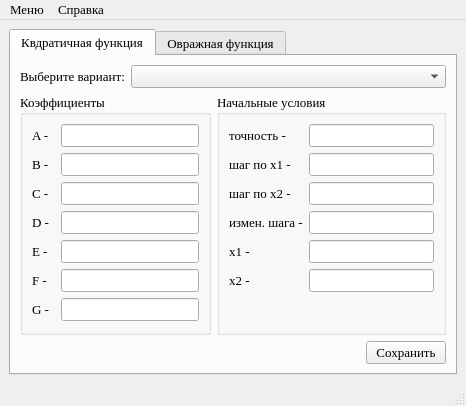
<?xml version="1.0" encoding="UTF-8"?>
<ui version="4.0">
 <class>MainWindow</class>
 <widget class="QMainWindow" name="MainWindow">
  <property name="geometry">
   <rect>
    <x>0</x>
    <y>0</y>
    <width>466</width>
    <height>399</height>
   </rect>
  </property>
  <property name="font">
   <font>
    <family>Times New Roman</family>
    <pointsize>10</pointsize>
   </font>
  </property>
  <property name="windowTitle">
   <string>Методы оптимизации 2010 - задание вариантов</string>
  </property>
  <property name="windowIcon">
   <iconset resource="data.qrc">
    <normaloff>:/icon/icon.bmp</normaloff>:/icon/icon.bmp</iconset>
  </property>
  <widget class="QWidget" name="centralwidget">
   <layout class="QGridLayout" name="gridLayout">
    <item row="0" column="0">
     <widget class="QTabWidget" name="tabWidget">
      <property name="currentIndex">
       <number>0</number>
      </property>
      <widget class="QWidget" name="quadFunction">
       <attribute name="title">
        <string>Квдратичная функция</string>
       </attribute>
       <layout class="QGridLayout" name="gridLayout_8">
        <item row="0" column="0">
         <layout class="QGridLayout" name="gridLayout_7">
          <item row="0" column="0" colspan="2">
           <layout class="QHBoxLayout" name="horizontalLayout" stretch="0,1">
            <item>
             <widget class="QLabel" name="label">
              <property name="text">
               <string>Выберите вариант:</string>
              </property>
             </widget>
            </item>
            <item>
             <widget class="QComboBox" name="comboBox"/>
            </item>
           </layout>
          </item>
          <item row="1" column="0">
           <widget class="QGroupBox" name="quadKoef">
            <property name="title">
             <string>Коэффициенты</string>
            </property>
            <layout class="QGridLayout" name="gridLayout_4">
             <item row="0" column="0">
              <layout class="QVBoxLayout" name="verticalLayout_3">
               <item>
                <layout class="QGridLayout" name="gridLayout_2" rowstretch="1,1,1,1,1,1,1" columnstretch="1,6">
                 <item row="0" column="0">
                  <widget class="QLabel" name="label_2">
                   <property name="text">
                    <string>A -</string>
                   </property>
                  </widget>
                 </item>
                 <item row="0" column="1">
                  <widget class="QLineEdit" name="a">
                   <property name="text">
                    <string/>
                   </property>
                  </widget>
                 </item>
                 <item row="1" column="0">
                  <widget class="QLabel" name="label_3">
                   <property name="text">
                    <string>B -</string>
                   </property>
                  </widget>
                 </item>
                 <item row="1" column="1">
                  <widget class="QLineEdit" name="b">
                   <property name="text">
                    <string/>
                   </property>
                  </widget>
                 </item>
                 <item row="2" column="0">
                  <widget class="QLabel" name="label_4">
                   <property name="text">
                    <string>C -</string>
                   </property>
                  </widget>
                 </item>
                 <item row="2" column="1">
                  <widget class="QLineEdit" name="c">
                   <property name="text">
                    <string/>
                   </property>
                  </widget>
                 </item>
                 <item row="3" column="0">
                  <widget class="QLabel" name="label_5">
                   <property name="text">
                    <string>D -</string>
                   </property>
                  </widget>
                 </item>
                 <item row="3" column="1">
                  <widget class="QLineEdit" name="d">
                   <property name="text">
                    <string/>
                   </property>
                  </widget>
                 </item>
                 <item row="4" column="0">
                  <widget class="QLabel" name="label_6">
                   <property name="text">
                    <string>E -</string>
                   </property>
                  </widget>
                 </item>
                 <item row="4" column="1">
                  <widget class="QLineEdit" name="e">
                   <property name="text">
                    <string/>
                   </property>
                  </widget>
                 </item>
                 <item row="5" column="0">
                  <widget class="QLabel" name="label_7">
                   <property name="text">
                    <string>F -</string>
                   </property>
                  </widget>
                 </item>
                 <item row="5" column="1">
                  <widget class="QLineEdit" name="f">
                   <property name="text">
                    <string/>
                   </property>
                  </widget>
                 </item>
                 <item row="6" column="0">
                  <widget class="QLabel" name="label_8">
                   <property name="text">
                    <string>G -</string>
                   </property>
                  </widget>
                 </item>
                 <item row="6" column="1">
                  <widget class="QLineEdit" name="g">
                   <property name="text">
                    <string/>
                   </property>
                  </widget>
                 </item>
                </layout>
               </item>
               <item>
                <spacer name="verticalSpacer_3">
                 <property name="orientation">
                  <enum>Qt::Vertical</enum>
                 </property>
                 <property name="sizeHint" stdset="0">
                  <size>
                   <width>20</width>
                   <height>40</height>
                  </size>
                 </property>
                </spacer>
               </item>
              </layout>
             </item>
            </layout>
           </widget>
          </item>
          <item row="1" column="1">
           <widget class="QGroupBox" name="quadSimpleCon">
            <property name="title">
             <string>Начальные условия</string>
            </property>
            <layout class="QGridLayout" name="gridLayout_6">
             <item row="0" column="0">
              <layout class="QVBoxLayout" name="verticalLayout_4">
               <item>
                <layout class="QGridLayout" name="gridLayout_5" rowstretch="1,1,1,1,1,1" columnstretch="1,5">
                 <item row="0" column="0">
                  <widget class="QLabel" name="label_9">
                   <property name="text">
                    <string>точность -</string>
                   </property>
                  </widget>
                 </item>
                 <item row="0" column="1">
                  <widget class="QLineEdit" name="accuracy">
                   <property name="text">
                    <string/>
                   </property>
                  </widget>
                 </item>
                 <item row="1" column="0">
                  <widget class="QLabel" name="label_10">
                   <property name="text">
                    <string>шаг по х1 -</string>
                   </property>
                  </widget>
                 </item>
                 <item row="1" column="1">
                  <widget class="QLineEdit" name="stepx1">
                   <property name="text">
                    <string/>
                   </property>
                  </widget>
                 </item>
                 <item row="2" column="0">
                  <widget class="QLabel" name="label_11">
                   <property name="text">
                    <string>шаг по х2 -</string>
                   </property>
                  </widget>
                 </item>
                 <item row="2" column="1">
                  <widget class="QLineEdit" name="stepx2">
                   <property name="text">
                    <string/>
                   </property>
                  </widget>
                 </item>
                 <item row="3" column="0">
                  <widget class="QLabel" name="label_12">
                   <property name="text">
                    <string>измен. шага -</string>
                   </property>
                  </widget>
                 </item>
                 <item row="3" column="1">
                  <widget class="QLineEdit" name="stepChange">
                   <property name="text">
                    <string/>
                   </property>
                  </widget>
                 </item>
                 <item row="4" column="0">
                  <widget class="QLabel" name="label_13">
                   <property name="text">
                    <string>х1 -</string>
                   </property>
                  </widget>
                 </item>
                 <item row="4" column="1">
                  <widget class="QLineEdit" name="x1">
                   <property name="text">
                    <string/>
                   </property>
                  </widget>
                 </item>
                 <item row="5" column="0">
                  <widget class="QLabel" name="label_14">
                   <property name="text">
                    <string>х2 -</string>
                   </property>
                  </widget>
                 </item>
                 <item row="5" column="1">
                  <widget class="QLineEdit" name="x2">
                   <property name="text">
                    <string/>
                   </property>
                  </widget>
                 </item>
                </layout>
               </item>
               <item>
                <spacer name="verticalSpacer_4">
                 <property name="orientation">
                  <enum>Qt::Vertical</enum>
                 </property>
                 <property name="sizeHint" stdset="0">
                  <size>
                   <width>20</width>
                   <height>40</height>
                  </size>
                 </property>
                </spacer>
               </item>
              </layout>
             </item>
            </layout>
           </widget>
          </item>
          <item row="2" column="0" colspan="2">
           <layout class="QHBoxLayout" name="horizontalLayout_3">
            <item>
             <spacer name="horizontalSpacer">
              <property name="orientation">
               <enum>Qt::Horizontal</enum>
              </property>
              <property name="sizeHint" stdset="0">
               <size>
                <width>40</width>
                <height>20</height>
               </size>
              </property>
             </spacer>
            </item>
            <item>
             <widget class="QPushButton" name="save_button">
              <property name="text">
               <string>Сохранить</string>
              </property>
             </widget>
            </item>
           </layout>
          </item>
         </layout>
        </item>
       </layout>
      </widget>
      <widget class="QWidget" name="ravinFunction">
       <attribute name="title">
        <string>Овражная функция</string>
       </attribute>
       <layout class="QGridLayout" name="gridLayout_13">
        <item row="0" column="0">
         <layout class="QGridLayout" name="gridLayout_12">
          <item row="0" column="0" colspan="2">
           <layout class="QHBoxLayout" name="horizontalLayout_2" stretch="0,1">
            <item>
             <widget class="QLabel" name="label_15">
              <property name="text">
               <string>Выберите вариант:</string>
              </property>
             </widget>
            </item>
            <item>
             <widget class="QComboBox" name="comboBox_ravin"/>
            </item>
           </layout>
          </item>
          <item row="1" column="0">
           <widget class="QGroupBox" name="ravinKoef">
            <property name="title">
             <string>Коэффициенты</string>
            </property>
            <layout class="QGridLayout" name="gridLayout_9">
             <item row="0" column="0">
              <layout class="QVBoxLayout" name="verticalLayout">
               <item>
                <layout class="QGridLayout" name="gridLayout_3" columnstretch="1,6">
                 <item row="0" column="0">
                  <widget class="QLabel" name="label_22">
                   <property name="text">
                    <string>A -</string>
                   </property>
                  </widget>
                 </item>
                 <item row="0" column="1">
                  <widget class="QLineEdit" name="a_ravin">
                   <property name="text">
                    <string/>
                   </property>
                  </widget>
                 </item>
                 <item row="1" column="0">
                  <widget class="QLabel" name="label_23">
                   <property name="text">
                    <string>B -</string>
                   </property>
                  </widget>
                 </item>
                 <item row="1" column="1">
                  <widget class="QLineEdit" name="b_ravin">
                   <property name="text">
                    <string/>
                   </property>
                  </widget>
                 </item>
                </layout>
               </item>
               <item>
                <spacer name="verticalSpacer">
                 <property name="orientation">
                  <enum>Qt::Vertical</enum>
                 </property>
                 <property name="sizeHint" stdset="0">
                  <size>
                   <width>20</width>
                   <height>40</height>
                  </size>
                 </property>
                </spacer>
               </item>
              </layout>
             </item>
            </layout>
           </widget>
          </item>
          <item row="1" column="1">
           <widget class="QGroupBox" name="ravinSimpleCon">
            <property name="title">
             <string>Начальные условия</string>
            </property>
            <layout class="QGridLayout" name="gridLayout_11">
             <item row="0" column="0">
              <layout class="QVBoxLayout" name="verticalLayout_2">
               <item>
                <layout class="QGridLayout" name="gridLayout_10" columnstretch="1,5">
                 <item row="0" column="0">
                  <widget class="QLabel" name="label_16">
                   <property name="text">
                    <string>точность -</string>
                   </property>
                  </widget>
                 </item>
                 <item row="0" column="1">
                  <widget class="QLineEdit" name="accuracy_ravin">
                   <property name="text">
                    <string/>
                   </property>
                  </widget>
                 </item>
                 <item row="1" column="0">
                  <widget class="QLabel" name="label_17">
                   <property name="text">
                    <string>шаг по х1 -</string>
                   </property>
                  </widget>
                 </item>
                 <item row="1" column="1">
                  <widget class="QLineEdit" name="stepx1_ravin">
                   <property name="text">
                    <string/>
                   </property>
                  </widget>
                 </item>
                 <item row="2" column="0">
                  <widget class="QLabel" name="label_18">
                   <property name="text">
                    <string>шаг по х2 -</string>
                   </property>
                  </widget>
                 </item>
                 <item row="2" column="1">
                  <widget class="QLineEdit" name="stepx2_ravin">
                   <property name="text">
                    <string/>
                   </property>
                  </widget>
                 </item>
                 <item row="3" column="0">
                  <widget class="QLabel" name="label_19">
                   <property name="text">
                    <string>измен. шага -</string>
                   </property>
                  </widget>
                 </item>
                 <item row="3" column="1">
                  <widget class="QLineEdit" name="stepChange_ravin">
                   <property name="text">
                    <string/>
                   </property>
                  </widget>
                 </item>
                 <item row="4" column="0">
                  <widget class="QLabel" name="label_20">
                   <property name="text">
                    <string>х1 -</string>
                   </property>
                  </widget>
                 </item>
                 <item row="4" column="1">
                  <widget class="QLineEdit" name="x1_ravin">
                   <property name="text">
                    <string/>
                   </property>
                  </widget>
                 </item>
                 <item row="5" column="0">
                  <widget class="QLabel" name="label_21">
                   <property name="text">
                    <string>х2 -</string>
                   </property>
                  </widget>
                 </item>
                 <item row="5" column="1">
                  <widget class="QLineEdit" name="x2_ravin">
                   <property name="text">
                    <string/>
                   </property>
                  </widget>
                 </item>
                </layout>
               </item>
               <item>
                <spacer name="verticalSpacer_2">
                 <property name="orientation">
                  <enum>Qt::Vertical</enum>
                 </property>
                 <property name="sizeHint" stdset="0">
                  <size>
                   <width>20</width>
                   <height>17</height>
                  </size>
                 </property>
                </spacer>
               </item>
              </layout>
             </item>
            </layout>
           </widget>
          </item>
          <item row="2" column="0" colspan="2">
           <layout class="QHBoxLayout" name="horizontalLayout_4">
            <item>
             <spacer name="horizontalSpacer_2">
              <property name="orientation">
               <enum>Qt::Horizontal</enum>
              </property>
              <property name="sizeHint" stdset="0">
               <size>
                <width>40</width>
                <height>20</height>
               </size>
              </property>
             </spacer>
            </item>
            <item>
             <widget class="QPushButton" name="save_button_ravin">
              <property name="text">
               <string>Сохранить</string>
              </property>
             </widget>
            </item>
           </layout>
          </item>
         </layout>
        </item>
       </layout>
      </widget>
     </widget>
    </item>
   </layout>
  </widget>
  <widget class="QMenuBar" name="menubar">
   <property name="geometry">
    <rect>
     <x>0</x>
     <y>0</y>
     <width>466</width>
     <height>23</height>
    </rect>
   </property>
   <widget class="QMenu" name="menu">
    <property name="title">
     <string>Меню</string>
    </property>
    <addaction name="exit"/>
   </widget>
   <widget class="QMenu" name="info">
    <property name="title">
     <string>Справка</string>
    </property>
    <addaction name="help"/>
    <addaction name="separator"/>
    <addaction name="about_prog"/>
   </widget>
   <addaction name="menu"/>
   <addaction name="info"/>
  </widget>
  <widget class="QStatusBar" name="statusbar"/>
  <action name="help">
   <property name="text">
    <string>Справка</string>
   </property>
  </action>
  <action name="about_prog">
   <property name="text">
    <string>О программе...</string>
   </property>
  </action>
  <action name="exit">
   <property name="text">
    <string>Выход</string>
   </property>
  </action>
 </widget>
 <tabstops>
  <tabstop>tabWidget</tabstop>
  <tabstop>comboBox</tabstop>
  <tabstop>a</tabstop>
  <tabstop>b</tabstop>
  <tabstop>c</tabstop>
  <tabstop>d</tabstop>
  <tabstop>e</tabstop>
  <tabstop>f</tabstop>
  <tabstop>g</tabstop>
  <tabstop>accuracy</tabstop>
  <tabstop>stepx1</tabstop>
  <tabstop>stepx2</tabstop>
  <tabstop>stepChange</tabstop>
  <tabstop>x1</tabstop>
  <tabstop>x2</tabstop>
  <tabstop>save_button</tabstop>
  <tabstop>comboBox_ravin</tabstop>
  <tabstop>a_ravin</tabstop>
  <tabstop>b_ravin</tabstop>
  <tabstop>accuracy_ravin</tabstop>
  <tabstop>stepx1_ravin</tabstop>
  <tabstop>stepx2_ravin</tabstop>
  <tabstop>stepChange_ravin</tabstop>
  <tabstop>x1_ravin</tabstop>
  <tabstop>x2_ravin</tabstop>
  <tabstop>save_button_ravin</tabstop>
 </tabstops>
 <resources>
  <include location="data.qrc"/>
 </resources>
 <connections>
  <connection>
   <sender>exit</sender>
   <signal>activated()</signal>
   <receiver>MainWindow</receiver>
   <slot>close()</slot>
   <hints>
    <hint type="sourcelabel">
     <x>-1</x>
     <y>-1</y>
    </hint>
    <hint type="destinationlabel">
     <x>224</x>
     <y>84</y>
    </hint>
   </hints>
  </connection>
 </connections>
</ui>
